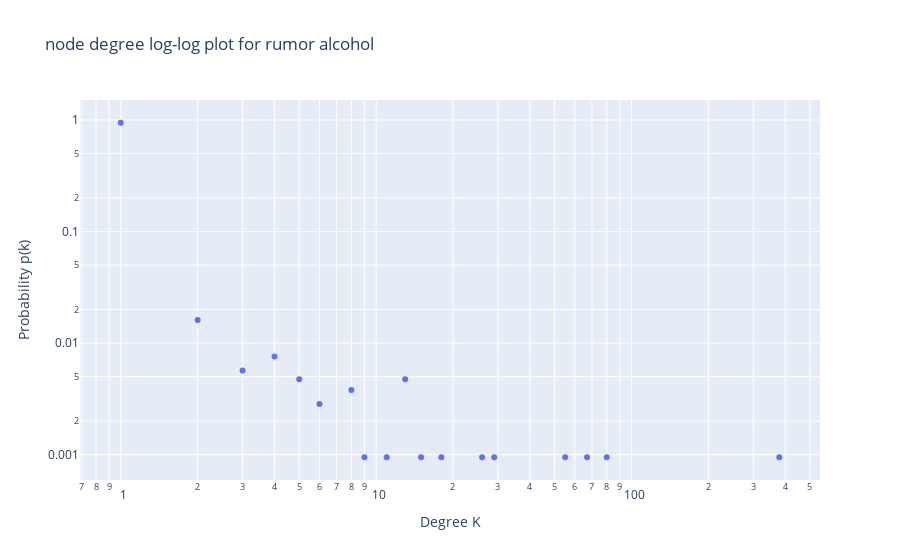

Source (notebook cell):
### Code cell
fig = px.scatter(x=deg , y=cnt, log_x=True, log_y=True, labels={"x":"Degree K", "y":"Probability p(k)"}, title="node degree log-log plot for rumor alcohol") 
fig.show()

### Figure 1 — Plotly figure (JSON) as saved in the notebook; plotly's stock layout.template omitted (floating-point values rounded to 4 significant figures)
{"data": [{"hoverlabel": {"namelength": 0}, "hovertemplate": "Degree K=%{x}<br>Probability p(k)=%{y}", "legendgroup": "", "marker": {"color": "#636efa", "symbol": "circle"}, "mode": "markers", "name": "", "showlegend": false, "type": "scatter", "x": [379, 80, 67, 55, 29, 26, 18, 15, 13, 11, 9, 8, 6, 5, 4, 3, 2, 1], "xaxis": "x", "y": [0.0009479, 0.0009479, 0.0009479, 0.0009479, 0.0009479, 0.0009479, 0.0009479, 0.0009479, 0.004739, 0.0009479, 0.0009479, 0.003791, 0.002844, 0.004739, 0.007583, 0.005687, 0.01611, 0.945], "yaxis": "y"}], "layout": {"legend": {"tracegroupgap": 0}, "title": {"text": "node degree log-log plot for rumor alcohol"}, "xaxis": {"anchor": "y", "domain": [0, 1], "title": {"text": "Degree K"}, "type": "log"}, "yaxis": {"anchor": "x", "domain": [0, 1], "title": {"text": "Probability p(k)"}, "type": "log"}}}
